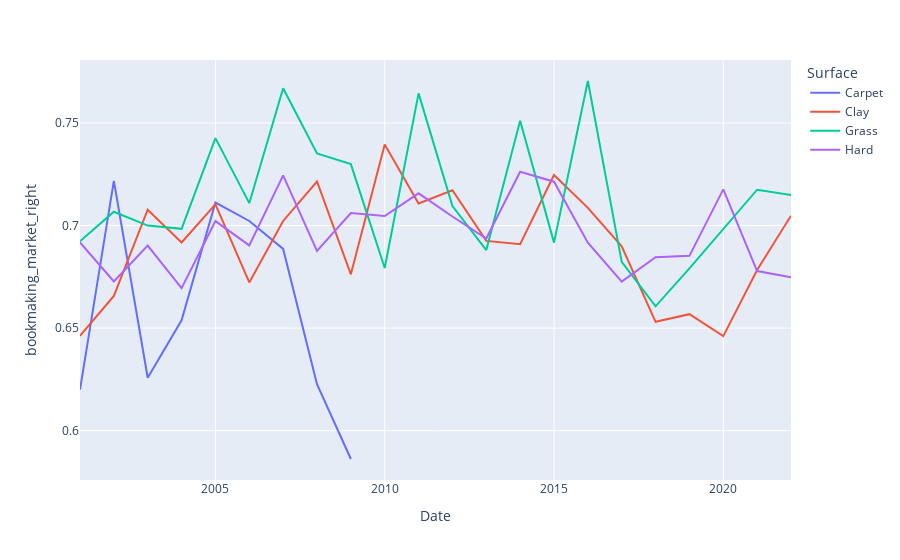

Source (notebook cell):
### Code cell
px.line(
    bookmaking_market_right_per_year_and_surface.reset_index(),
     x='Date', y='bookmaking_market_right', color='Surface',
)

### Figure 1 — Plotly figure (JSON) as saved in the notebook; plotly's stock layout.template omitted (floating-point values rounded to 4 significant figures)
{"data": [{"hovertemplate": "Surface=Carpet<br>Date=%{x}<br>bookmaking_market_right=%{y}<extra></extra>", "legendgroup": "Carpet", "line": {"color": "#636efa", "dash": "solid"}, "marker": {"symbol": "circle"}, "mode": "lines", "name": "Carpet", "orientation": "v", "showlegend": true, "type": "scatter", "x": [2001, 2002, 2003, 2004, 2005, 2006, 2007, 2008, 2009], "xaxis": "x", "y": [0.62, 0.7218, 0.6258, 0.6538, 0.7112, 0.7022, 0.6886, 0.6226, 0.5862], "yaxis": "y"}, {"hovertemplate": "Surface=Clay<br>Date=%{x}<br>bookmaking_market_right=%{y}<extra></extra>", "legendgroup": "Clay", "line": {"color": "#EF553B", "dash": "solid"}, "marker": {"symbol": "circle"}, "mode": "lines", "name": "Clay", "orientation": "v", "showlegend": true, "type": "scatter", "x": [2001, 2002, 2003, 2004, 2005, 2006, 2007, 2008, 2009, 2010, 2011, 2012, 2013, 2014, 2015, 2016, 2017, 2018, 2019, 2020, 2021, 2022], "xaxis": "x", "y": [0.6462, 0.6657, 0.7077, 0.6917, 0.7104, 0.6723, 0.7023, 0.7215, 0.6762, 0.7396, 0.7108, 0.7172, 0.6925, 0.6909, 0.7246, 0.7086, 0.6898, 0.6531, 0.6568, 0.6461, 0.6784, 0.7048], "yaxis": "y"}, {"hovertemplate": "Surface=Grass<br>Date=%{x}<br>bookmaking_market_right=%{y}<extra></extra>", "legendgroup": "Grass", "line": {"color": "#00cc96", "dash": "solid"}, "marker": {"symbol": "circle"}, "mode": "lines", "name": "Grass", "orientation": "v", "showlegend": true, "type": "scatter", "x": [2001, 2002, 2003, 2004, 2005, 2006, 2007, 2008, 2009, 2010, 2011, 2012, 2013, 2014, 2015, 2016, 2017, 2018, 2019, 2021, 2022], "xaxis": "x", "y": [0.6923, 0.7068, 0.7, 0.6984, 0.7426, 0.7109, 0.7669, 0.7352, 0.73, 0.6793, 0.7645, 0.7095, 0.6881, 0.7511, 0.6917, 0.7705, 0.6823, 0.6606, 0.6792, 0.7175, 0.7149], "yaxis": "y"}, {"hovertemplate": "Surface=Hard<br>Date=%{x}<br>bookmaking_market_right=%{y}<extra></extra>", "legendgroup": "Hard", "line": {"color": "#ab63fa", "dash": "solid"}, "marker": {"symbol": "circle"}, "mode": "lines", "name": "Hard", "orientation": "v", "showlegend": true, "type": "scatter", "x": [2001, 2002, 2003, 2004, 2005, 2006, 2007, 2008, 2009, 2010, 2011, 2012, 2013, 2014, 2015, 2016, 2017, 2018, 2019, 2020, 2021, 2022], "xaxis": "x", "y": [0.6918, 0.6728, 0.6903, 0.6695, 0.7022, 0.6903, 0.7245, 0.6876, 0.7061, 0.7047, 0.7157, 0.7044, 0.6937, 0.7262, 0.7214, 0.6917, 0.6727, 0.6845, 0.6852, 0.7177, 0.6778, 0.6748], "yaxis": "y"}], "layout": {"legend": {"title": {"text": "Surface"}, "tracegroupgap": 0}, "margin": {"t": 60}, "xaxis": {"anchor": "y", "domain": [0, 1], "title": {"text": "Date"}}, "yaxis": {"anchor": "x", "domain": [0, 1], "title": {"text": "bookmaking_market_right"}}}}
